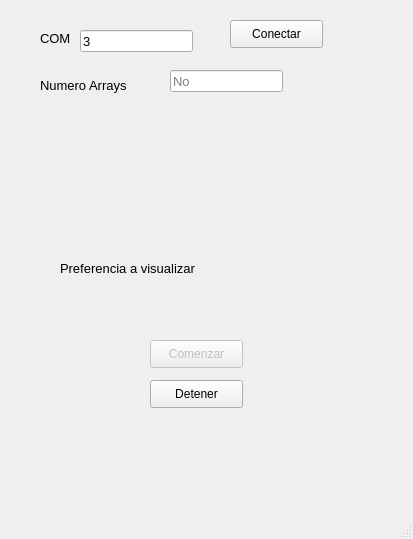
<?xml version="1.0" encoding="UTF-8"?>
<ui version="4.0">
 <class>MainWindow</class>
 <widget class="QMainWindow" name="MainWindow">
  <property name="geometry">
   <rect>
    <x>0</x>
    <y>0</y>
    <width>413</width>
    <height>539</height>
   </rect>
  </property>
  <property name="windowTitle">
   <string>Max FO Vector Binary</string>
  </property>
  <widget class="QWidget" name="centralwidget">
   <widget class="QLabel" name="label">
    <property name="geometry">
     <rect>
      <x>40</x>
      <y>30</y>
      <width>55</width>
      <height>16</height>
     </rect>
    </property>
    <property name="font">
     <font>
      <pointsize>10</pointsize>
     </font>
    </property>
    <property name="text">
     <string>COM</string>
    </property>
   </widget>
   <widget class="QLineEdit" name="txt_com">
    <property name="geometry">
     <rect>
      <x>80</x>
      <y>30</y>
      <width>113</width>
      <height>22</height>
     </rect>
    </property>
    <property name="font">
     <font>
      <pointsize>10</pointsize>
     </font>
    </property>
    <property name="text">
     <string>3</string>
    </property>
    <property name="placeholderText">
     <string>COM</string>
    </property>
   </widget>
   <widget class="QPushButton" name="btn_connect">
    <property name="geometry">
     <rect>
      <x>230</x>
      <y>20</y>
      <width>93</width>
      <height>28</height>
     </rect>
    </property>
    <property name="text">
     <string>Conectar</string>
    </property>
   </widget>
   <widget class="QLabel" name="label_2">
    <property name="geometry">
     <rect>
      <x>40</x>
      <y>70</y>
      <width>141</width>
      <height>31</height>
     </rect>
    </property>
    <property name="font">
     <font>
      <pointsize>10</pointsize>
     </font>
    </property>
    <property name="text">
     <string>Numero Arrays</string>
    </property>
   </widget>
   <widget class="QLineEdit" name="txt_array">
    <property name="geometry">
     <rect>
      <x>170</x>
      <y>70</y>
      <width>113</width>
      <height>22</height>
     </rect>
    </property>
    <property name="font">
     <font>
      <pointsize>10</pointsize>
     </font>
    </property>
    <property name="placeholderText">
     <string>No </string>
    </property>
   </widget>
   <widget class="QPushButton" name="btn_start">
    <property name="enabled">
     <bool>false</bool>
    </property>
    <property name="geometry">
     <rect>
      <x>150</x>
      <y>340</y>
      <width>93</width>
      <height>28</height>
     </rect>
    </property>
    <property name="text">
     <string>Comenzar</string>
    </property>
   </widget>
   <widget class="QPushButton" name="btn_stop">
    <property name="geometry">
     <rect>
      <x>150</x>
      <y>380</y>
      <width>93</width>
      <height>28</height>
     </rect>
    </property>
    <property name="text">
     <string>Detener</string>
    </property>
   </widget>
   <widget class="QLabel" name="lb_error">
    <property name="geometry">
     <rect>
      <x>20</x>
      <y>430</y>
      <width>311</width>
      <height>31</height>
     </rect>
    </property>
    <property name="font">
     <font>
      <pointsize>10</pointsize>
     </font>
    </property>
    <property name="text">
     <string/>
    </property>
   </widget>
   <widget class="QLabel" name="lb_vectors">
    <property name="geometry">
     <rect>
      <x>70</x>
      <y>110</y>
      <width>261</width>
      <height>121</height>
     </rect>
    </property>
    <property name="font">
     <font>
      <pointsize>10</pointsize>
     </font>
    </property>
    <property name="text">
     <string/>
    </property>
    <property name="alignment">
     <set>Qt::AlignCenter</set>
    </property>
   </widget>
   <widget class="QLabel" name="label_3">
    <property name="geometry">
     <rect>
      <x>60</x>
      <y>260</y>
      <width>241</width>
      <height>16</height>
     </rect>
    </property>
    <property name="font">
     <font>
      <pointsize>10</pointsize>
     </font>
    </property>
    <property name="text">
     <string>Preferencia a visualizar</string>
    </property>
   </widget>
   <widget class="QLabel" name="lb_show">
    <property name="geometry">
     <rect>
      <x>30</x>
      <y>290</y>
      <width>321</width>
      <height>31</height>
     </rect>
    </property>
    <property name="font">
     <font>
      <pointsize>10</pointsize>
     </font>
    </property>
    <property name="text">
     <string/>
    </property>
    <property name="alignment">
     <set>Qt::AlignCenter</set>
    </property>
   </widget>
  </widget>
  <widget class="QMenuBar" name="menubar">
   <property name="geometry">
    <rect>
     <x>0</x>
     <y>0</y>
     <width>413</width>
     <height>26</height>
    </rect>
   </property>
  </widget>
  <widget class="QStatusBar" name="statusbar"/>
 </widget>
 <resources/>
 <connections/>
</ui>
